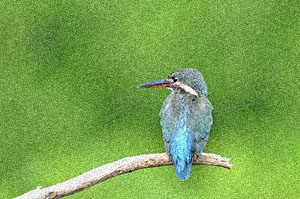
#> input picture FilteringImage/kingFisher.jpg, 300 x 199 px
$ python MedianBlur.py
#> lines starting #> are read from the running program, lines starting #| are printed output that depends on the picture
import numpy as np
import cv2

img  = cv2.imread('kingFisher.jpg')
#> img is the input picture: shape (199, 300, 3); mean B, G, R 77.2, 163.7, 118.9
kernal = 3
#Noise Remove
median = cv2.medianBlur(img, kernal)
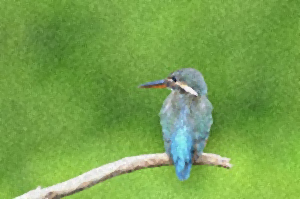
#> median: shape (199, 300, 3); mean B, G, R 77.1, 163.6, 118.8
cv2.imshow('median', median)

cv2.waitKey(0)
cv2.destroyAllWindows()
